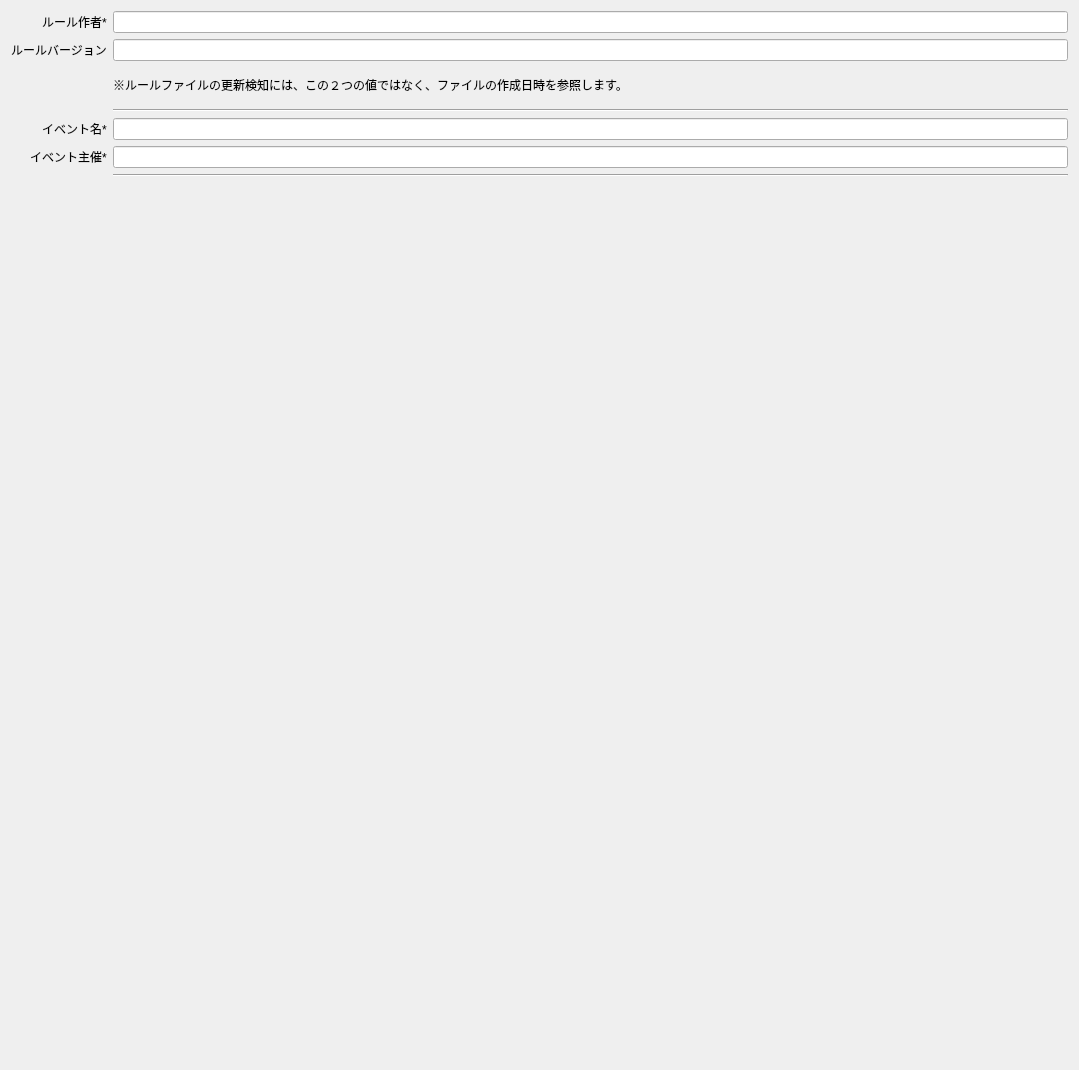
          <widget class="QWidget" name="scrollAreaWidgetContents">
           <property name="geometry">
            <rect>
             <x>0</x>
             <y>0</y>
             <width>1079</width>
             <height>1070</height>
            </rect>
           </property>
           <layout class="QFormLayout" name="formLayout">
            <property name="labelAlignment">
             <set>Qt::AlignRight|Qt::AlignTrailing|Qt::AlignVCenter</set>
            </property>
            <item row="0" column="0">
             <widget class="QLabel" name="label">
              <property name="text">
               <string>ルール作者*</string>
              </property>
             </widget>
            </item>
            <item row="0" column="1">
             <widget class="QLineEdit" name="lineEdit"/>
            </item>
            <item row="4" column="0">
             <widget class="QLabel" name="label_2">
              <property name="text">
               <string>イベント名*</string>
              </property>
             </widget>
            </item>
            <item row="4" column="1">
             <widget class="QLineEdit" name="lineEdit_2"/>
            </item>
            <item row="5" column="1">
             <widget class="QLineEdit" name="lineEdit_3"/>
            </item>
            <item row="5" column="0">
             <widget class="QLabel" name="label_3">
              <property name="text">
               <string>イベント主催*</string>
              </property>
             </widget>
            </item>
            <item row="6" column="1">
             <widget class="Line" name="line_2">
              <property name="orientation">
               <enum>Qt::Horizontal</enum>
              </property>
             </widget>
            </item>
            <item row="1" column="0">
             <widget class="QLabel" name="label_4">
              <property name="text">
               <string>ルールバージョン</string>
              </property>
             </widget>
            </item>
            <item row="3" column="1">
             <widget class="Line" name="line">
              <property name="orientation">
               <enum>Qt::Horizontal</enum>
              </property>
             </widget>
            </item>
            <item row="1" column="1">
             <widget class="QLineEdit" name="lineEdit_4"/>
            </item>
            <item row="2" column="1">
             <widget class="QLabel" name="label_5">
              <property name="sizePolicy">
               <sizepolicy hsizetype="MinimumExpanding" vsizetype="Preferred">
                <horstretch>0</horstretch>
                <verstretch>0</verstretch>
               </sizepolicy>
              </property>
              <property name="text">
               <string>※ルールファイルの更新検知には、この２つの値ではなく、ファイルの作成日時を参照します。</string>
              </property>
              <property name="scaledContents">
               <bool>false</bool>
              </property>
              <property name="wordWrap">
               <bool>true</bool>
              </property>
             </widget>
            </item>
           </layout>
          </widget>
